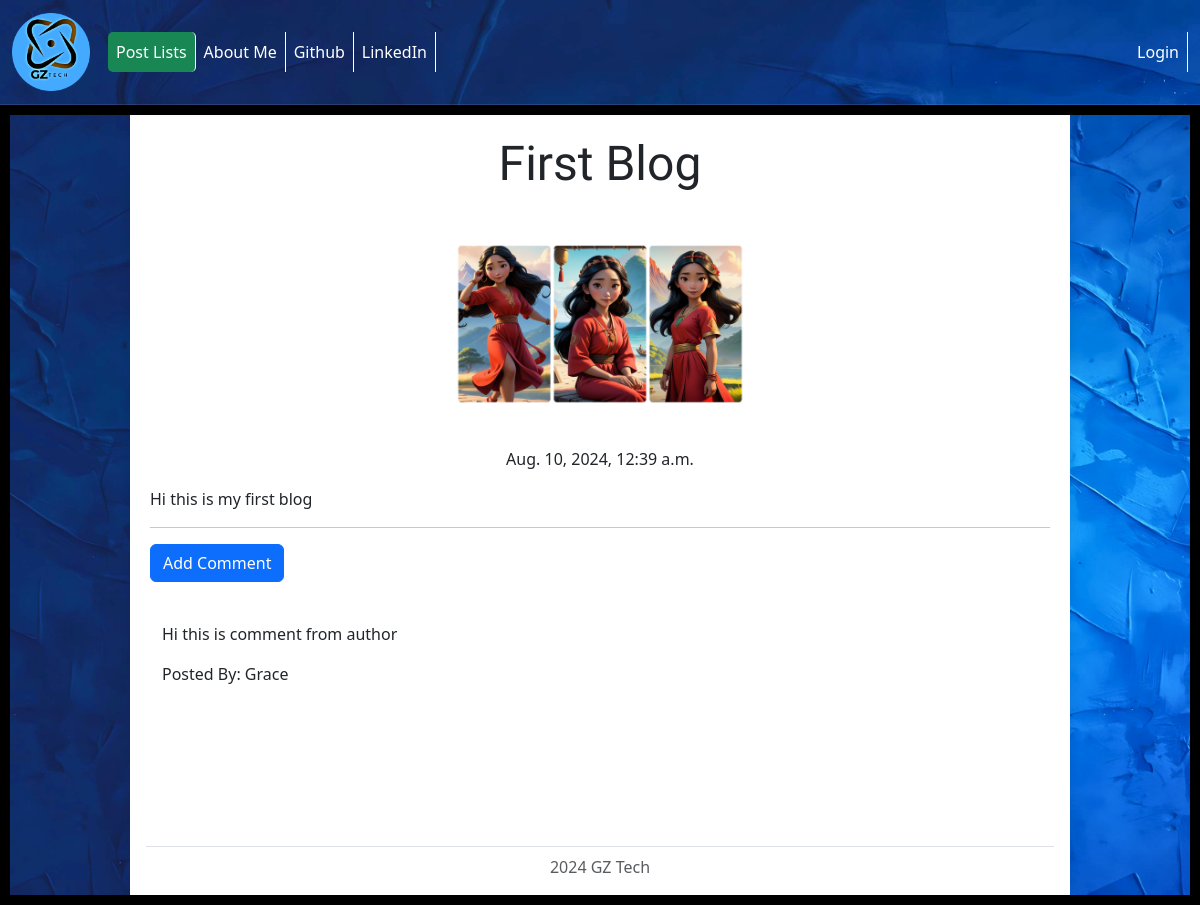
The app's page /post/1/ with its own data.
### blog/models.py (models this page shows, shortened)
class Post(models.Model):
    author = models.ForeignKey('auth.User', on_delete=models.CASCADE)
    title = models.CharField(max_length=200)
    text=CKEditor5Field('Text', config_name='extends')
    created_date = models.DateTimeField(default=timezone.now)
    published_date = models.DateTimeField(blank=True,null=True)
    image = models.ImageField(upload_to='cover_photo', blank=True, null=True)  # ImageField for uploading images

class Comments(models.Model):
    post = models.ForeignKey('blog.Post', related_name="comments", on_delete=models.CASCADE)
    author = models.CharField(max_length=200)
    text = models.TextField()
    create_date = models.DateTimeField(default=timezone.now)
    approved_comment = models.BooleanField(default=False)

### blog/views.py (the view)
# urls.py: path('post/<int:pk>/',views.PostDetailView.as_view(),
class PostDetailView(DetailView):
    model = Post

### blog/templates/blog/post_detail.html (shortened to what this page needs)
{% extends "blog/base.html" %}
{% block content %}
 <h1 class="posttitle loader">{{post.title}}  </h1>
    <div class="postimage">
    {% if post.image %}
        <div class="container-fluid cover-blog">
            <img src="{{ post.image.url }}" alt="{{ post.title }}" class="centered-image">
         </div>
    {% endif %}
    </div>
    {% if post.published_date %}
        <div class="date postdate">
            {{ post.published_date }}
        </div>
    {% else %}
        <a class="btn btn-primary" href="{% url 'post_publish' pk=post.pk %}">Publish</a>
    {% endif %}
        <p class="postcontent">
            {{ post.text | safe }}
        </p>
    <hr>
    <a class="btn btn-primary" href="{% url 'add_comment_to_post' pk=post.pk %}">Add Comment</a>
    <div class="container">
        {% for comment in post.comments.all %}
        <br>
            {% if user.is_authenticated or comment.approved_comment %}
                <p>{{comment.text|safe|linebreaks}}</p>
                <p>Posted By: {{comment.author}}</p>
            {% endif %}
            {% empty %}
                <p>No Comments</p>
        {% endfor %}
    </div>
{% endblock content %}

### blog/static/css/blog.css (style rules this page uses)
.postdate { text-align: center; }
.posttitle { font-family: 'Russo One', sans-serif; font-size: 3em; text-align: center; }
.postcontent { font-family: 'Montserrat'; font-size: 1.5em; }
.container-fluid.cover-blog { display: flex; justify-content: center; align-items: center; max-width: 100%; }
.centered-image { max-width: 100%; height: auto; width: 50%; }

### records on screen
Post: title "First Blog", image (picture), published_date "Aug. 10, 2024, 12:39 a.m.", text "Hi this is my first blog"
Comments: text "Hi this is comment from author", author "Grace"
